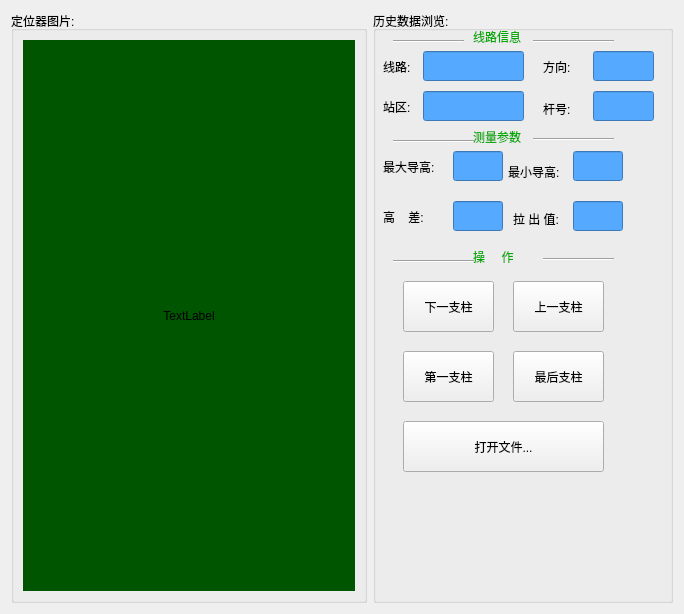
<?xml version="1.0" encoding="UTF-8"?>
<ui version="4.0">
 <class>onePoleOneForm</class>
 <widget class="QWidget" name="onePoleOneForm">
  <property name="geometry">
   <rect>
    <x>0</x>
    <y>0</y>
    <width>684</width>
    <height>614</height>
   </rect>
  </property>
  <property name="windowTitle">
   <string>Form</string>
  </property>
  <property name="styleSheet">
   <string notr="true">font: 900 10pt &quot;微软雅黑&quot;;</string>
  </property>
  <layout class="QGridLayout" name="gridLayout_2">
   <item row="0" column="0">
    <widget class="QGroupBox" name="groupBox">
     <property name="minimumSize">
      <size>
       <width>300</width>
       <height>300</height>
      </size>
     </property>
     <property name="title">
      <string>定位器图片:</string>
     </property>
     <layout class="QGridLayout" name="gridLayout">
      <item row="0" column="0">
       <widget class="QLabel" name="lblPicture">
        <property name="styleSheet">
         <string notr="true">background-color: rgb(0, 85, 0);
font: 36pt &quot;微软雅黑&quot;;</string>
        </property>
        <property name="text">
         <string>TextLabel</string>
        </property>
        <property name="alignment">
         <set>Qt::AlignCenter</set>
        </property>
       </widget>
      </item>
     </layout>
    </widget>
   </item>
   <item row="0" column="1">
    <widget class="QGroupBox" name="groupBox_3">
     <property name="minimumSize">
      <size>
       <width>300</width>
       <height>0</height>
      </size>
     </property>
     <property name="maximumSize">
      <size>
       <width>260</width>
       <height>16777215</height>
      </size>
     </property>
     <property name="styleSheet">
      <string notr="true"/>
     </property>
     <property name="title">
      <string>历史数据浏览:</string>
     </property>
     <widget class="QLabel" name="label_7">
      <property name="geometry">
       <rect>
        <x>135</x>
        <y>140</y>
        <width>61</width>
        <height>41</height>
       </rect>
      </property>
      <property name="text">
       <string>最小导高:</string>
      </property>
     </widget>
     <widget class="QLineEdit" name="lnePole">
      <property name="geometry">
       <rect>
        <x>220</x>
        <y>80</y>
        <width>61</width>
        <height>30</height>
       </rect>
      </property>
      <property name="minimumSize">
       <size>
        <width>0</width>
        <height>30</height>
       </size>
      </property>
      <property name="maximumSize">
       <size>
        <width>800</width>
        <height>30</height>
       </size>
      </property>
      <property name="styleSheet">
       <string notr="true">background-color: rgb(85, 170, 255);color: rgb(170, 0, 0);</string>
      </property>
     </widget>
     <widget class="QLineEdit" name="lneMaxWireHeight">
      <property name="geometry">
       <rect>
        <x>80</x>
        <y>140</y>
        <width>50</width>
        <height>30</height>
       </rect>
      </property>
      <property name="minimumSize">
       <size>
        <width>0</width>
        <height>30</height>
       </size>
      </property>
      <property name="maximumSize">
       <size>
        <width>50</width>
        <height>30</height>
       </size>
      </property>
      <property name="styleSheet">
       <string notr="true">background-color: rgb(85, 170, 255);color: rgb(170, 0, 0);</string>
      </property>
     </widget>
     <widget class="QLineEdit" name="lneMinWireHeigh">
      <property name="geometry">
       <rect>
        <x>200</x>
        <y>140</y>
        <width>50</width>
        <height>30</height>
       </rect>
      </property>
      <property name="minimumSize">
       <size>
        <width>0</width>
        <height>30</height>
       </size>
      </property>
      <property name="maximumSize">
       <size>
        <width>50</width>
        <height>30</height>
       </size>
      </property>
      <property name="styleSheet">
       <string notr="true">background-color: rgb(85, 170, 255);color: rgb(170, 0, 0);</string>
      </property>
     </widget>
     <widget class="QLabel" name="label">
      <property name="geometry">
       <rect>
        <x>10</x>
        <y>40</y>
        <width>81</width>
        <height>31</height>
       </rect>
      </property>
      <property name="text">
       <string>线路:</string>
      </property>
     </widget>
     <widget class="QLineEdit" name="lneWireWidth">
      <property name="geometry">
       <rect>
        <x>200</x>
        <y>190</y>
        <width>50</width>
        <height>30</height>
       </rect>
      </property>
      <property name="minimumSize">
       <size>
        <width>0</width>
        <height>30</height>
       </size>
      </property>
      <property name="maximumSize">
       <size>
        <width>50</width>
        <height>30</height>
       </size>
      </property>
      <property name="styleSheet">
       <string notr="true">background-color: rgb(85, 170, 255);color: rgb(170, 0, 0);</string>
      </property>
     </widget>
     <widget class="QLabel" name="label_4">
      <property name="geometry">
       <rect>
        <x>170</x>
        <y>90</y>
        <width>71</width>
        <height>16</height>
       </rect>
      </property>
      <property name="text">
       <string>杆号:</string>
      </property>
     </widget>
     <widget class="QLabel" name="label_6">
      <property name="geometry">
       <rect>
        <x>10</x>
        <y>140</y>
        <width>61</width>
        <height>31</height>
       </rect>
      </property>
      <property name="text">
       <string>最大导高:</string>
      </property>
     </widget>
     <widget class="QLineEdit" name="lneABSHeight">
      <property name="geometry">
       <rect>
        <x>80</x>
        <y>190</y>
        <width>50</width>
        <height>30</height>
       </rect>
      </property>
      <property name="minimumSize">
       <size>
        <width>0</width>
        <height>30</height>
       </size>
      </property>
      <property name="maximumSize">
       <size>
        <width>50</width>
        <height>30</height>
       </size>
      </property>
      <property name="styleSheet">
       <string notr="true">background-color: rgb(85, 170, 255);color: rgb(170, 0, 0);</string>
      </property>
     </widget>
     <widget class="QLabel" name="label_2">
      <property name="geometry">
       <rect>
        <x>170</x>
        <y>40</y>
        <width>81</width>
        <height>31</height>
       </rect>
      </property>
      <property name="text">
       <string>方向:</string>
      </property>
     </widget>
     <widget class="QLabel" name="label_3">
      <property name="geometry">
       <rect>
        <x>10</x>
        <y>80</y>
        <width>81</width>
        <height>31</height>
       </rect>
      </property>
      <property name="text">
       <string>站区:</string>
      </property>
     </widget>
     <widget class="QLineEdit" name="lneRailName">
      <property name="geometry">
       <rect>
        <x>50</x>
        <y>40</y>
        <width>101</width>
        <height>30</height>
       </rect>
      </property>
      <property name="minimumSize">
       <size>
        <width>0</width>
        <height>30</height>
       </size>
      </property>
      <property name="maximumSize">
       <size>
        <width>800</width>
        <height>30</height>
       </size>
      </property>
      <property name="styleSheet">
       <string notr="true">background-color: rgb(85, 170, 255);
color: rgb(170, 0, 0);</string>
      </property>
     </widget>
     <widget class="QLineEdit" name="lneDirection">
      <property name="geometry">
       <rect>
        <x>220</x>
        <y>40</y>
        <width>61</width>
        <height>30</height>
       </rect>
      </property>
      <property name="minimumSize">
       <size>
        <width>0</width>
        <height>30</height>
       </size>
      </property>
      <property name="maximumSize">
       <size>
        <width>800</width>
        <height>30</height>
       </size>
      </property>
      <property name="styleSheet">
       <string notr="true">background-color: rgb(85, 170, 255);color: rgb(170, 0, 0);</string>
      </property>
     </widget>
     <widget class="QLineEdit" name="lneStation">
      <property name="geometry">
       <rect>
        <x>50</x>
        <y>80</y>
        <width>101</width>
        <height>30</height>
       </rect>
      </property>
      <property name="minimumSize">
       <size>
        <width>0</width>
        <height>30</height>
       </size>
      </property>
      <property name="maximumSize">
       <size>
        <width>800</width>
        <height>30</height>
       </size>
      </property>
      <property name="styleSheet">
       <string notr="true">background-color: rgb(85, 170, 255);color: rgb(170, 0, 0);</string>
      </property>
     </widget>
     <widget class="QLabel" name="label_8">
      <property name="geometry">
       <rect>
        <x>10</x>
        <y>190</y>
        <width>81</width>
        <height>31</height>
       </rect>
      </property>
      <property name="text">
       <string>高    差:</string>
      </property>
     </widget>
     <widget class="QLabel" name="label_5">
      <property name="geometry">
       <rect>
        <x>140</x>
        <y>200</y>
        <width>61</width>
        <height>16</height>
       </rect>
      </property>
      <property name="text">
       <string>拉 出 值:</string>
      </property>
     </widget>
     <widget class="QPushButton" name="pbtnOpen">
      <property name="geometry">
       <rect>
        <x>30</x>
        <y>410</y>
        <width>201</width>
        <height>51</height>
       </rect>
      </property>
      <property name="text">
       <string>打开文件...</string>
      </property>
     </widget>
     <widget class="QPushButton" name="pbtnNext">
      <property name="geometry">
       <rect>
        <x>30</x>
        <y>270</y>
        <width>91</width>
        <height>51</height>
       </rect>
      </property>
      <property name="text">
       <string>下一支柱</string>
      </property>
     </widget>
     <widget class="QPushButton" name="pbtnBefore">
      <property name="geometry">
       <rect>
        <x>140</x>
        <y>270</y>
        <width>91</width>
        <height>51</height>
       </rect>
      </property>
      <property name="styleSheet">
       <string notr="true"/>
      </property>
      <property name="text">
       <string>上一支柱</string>
      </property>
     </widget>
     <widget class="QPushButton" name="pbtnFirst">
      <property name="geometry">
       <rect>
        <x>30</x>
        <y>340</y>
        <width>91</width>
        <height>51</height>
       </rect>
      </property>
      <property name="text">
       <string>第一支柱</string>
      </property>
     </widget>
     <widget class="QPushButton" name="pbtnLast">
      <property name="geometry">
       <rect>
        <x>140</x>
        <y>340</y>
        <width>91</width>
        <height>51</height>
       </rect>
      </property>
      <property name="text">
       <string>最后支柱</string>
      </property>
     </widget>
     <widget class="Line" name="line_9">
      <property name="geometry">
       <rect>
        <x>160</x>
        <y>20</y>
        <width>81</width>
        <height>20</height>
       </rect>
      </property>
      <property name="orientation">
       <enum>Qt::Horizontal</enum>
      </property>
     </widget>
     <widget class="QLabel" name="label_18">
      <property name="geometry">
       <rect>
        <x>100</x>
        <y>10</y>
        <width>71</width>
        <height>31</height>
       </rect>
      </property>
      <property name="styleSheet">
       <string notr="true">color: rgb(0, 170, 0);</string>
      </property>
      <property name="text">
       <string>线路信息</string>
      </property>
     </widget>
     <widget class="Line" name="line_10">
      <property name="geometry">
       <rect>
        <x>20</x>
        <y>20</y>
        <width>71</width>
        <height>20</height>
       </rect>
      </property>
      <property name="orientation">
       <enum>Qt::Horizontal</enum>
      </property>
     </widget>
     <widget class="Line" name="line_11">
      <property name="geometry">
       <rect>
        <x>20</x>
        <y>120</y>
        <width>81</width>
        <height>20</height>
       </rect>
      </property>
      <property name="orientation">
       <enum>Qt::Horizontal</enum>
      </property>
     </widget>
     <widget class="QLabel" name="label_19">
      <property name="geometry">
       <rect>
        <x>100</x>
        <y>110</y>
        <width>61</width>
        <height>31</height>
       </rect>
      </property>
      <property name="styleSheet">
       <string notr="true">color: rgb(0, 170, 0);</string>
      </property>
      <property name="text">
       <string>测量参数</string>
      </property>
     </widget>
     <widget class="Line" name="line_12">
      <property name="geometry">
       <rect>
        <x>160</x>
        <y>120</y>
        <width>81</width>
        <height>16</height>
       </rect>
      </property>
      <property name="orientation">
       <enum>Qt::Horizontal</enum>
      </property>
     </widget>
     <widget class="Line" name="line_13">
      <property name="geometry">
       <rect>
        <x>20</x>
        <y>240</y>
        <width>81</width>
        <height>20</height>
       </rect>
      </property>
      <property name="orientation">
       <enum>Qt::Horizontal</enum>
      </property>
     </widget>
     <widget class="QLabel" name="label_20">
      <property name="geometry">
       <rect>
        <x>100</x>
        <y>230</y>
        <width>71</width>
        <height>31</height>
       </rect>
      </property>
      <property name="styleSheet">
       <string notr="true">color: rgb(0, 170, 0);</string>
      </property>
      <property name="text">
       <string>操     作</string>
      </property>
     </widget>
     <widget class="Line" name="line_14">
      <property name="geometry">
       <rect>
        <x>170</x>
        <y>240</y>
        <width>71</width>
        <height>16</height>
       </rect>
      </property>
      <property name="orientation">
       <enum>Qt::Horizontal</enum>
      </property>
     </widget>
    </widget>
   </item>
  </layout>
 </widget>
 <resources/>
 <connections/>
</ui>
